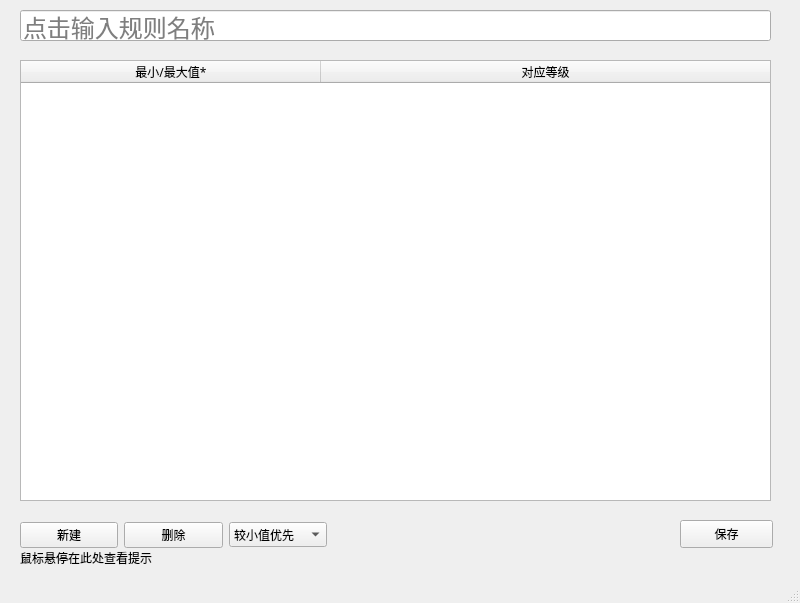
<?xml version="1.0" encoding="UTF-8"?>
<ui version="4.0">
 <class>MainWindow</class>
 <widget class="QMainWindow" name="MainWindow">
  <property name="geometry">
   <rect>
    <x>0</x>
    <y>0</y>
    <width>800</width>
    <height>603</height>
   </rect>
  </property>
  <property name="font">
   <font>
    <family>Microsoft JhengHei Light</family>
   </font>
  </property>
  <property name="windowTitle">
   <string>编辑规则</string>
  </property>
  <widget class="QWidget" name="centralwidget">
   <widget class="QLineEdit" name="ruleTitleLineEdit">
    <property name="geometry">
     <rect>
      <x>20</x>
      <y>10</y>
      <width>751</width>
      <height>31</height>
     </rect>
    </property>
    <property name="font">
     <font>
      <family>Agency FB</family>
      <pointsize>18</pointsize>
     </font>
    </property>
    <property name="accessibleName">
     <string/>
    </property>
    <property name="accessibleDescription">
     <string/>
    </property>
    <property name="inputMask">
     <string/>
    </property>
    <property name="text">
     <string/>
    </property>
    <property name="placeholderText">
     <string>点击输入规则名称</string>
    </property>
   </widget>
   <widget class="QTableWidget" name="contentTable">
    <property name="geometry">
     <rect>
      <x>20</x>
      <y>60</y>
      <width>751</width>
      <height>441</height>
     </rect>
    </property>
    <property name="minimumSize">
     <size>
      <width>751</width>
      <height>0</height>
     </size>
    </property>
    <property name="font">
     <font>
      <family>Microsoft JhengHei</family>
     </font>
    </property>
    <attribute name="horizontalHeaderCascadingSectionResizes">
     <bool>false</bool>
    </attribute>
    <attribute name="horizontalHeaderMinimumSectionSize">
     <number>50</number>
    </attribute>
    <attribute name="horizontalHeaderDefaultSectionSize">
     <number>300</number>
    </attribute>
    <attribute name="horizontalHeaderShowSortIndicator" stdset="0">
     <bool>false</bool>
    </attribute>
    <attribute name="horizontalHeaderStretchLastSection">
     <bool>true</bool>
    </attribute>
    <attribute name="verticalHeaderCascadingSectionResizes">
     <bool>false</bool>
    </attribute>
    <column>
     <property name="text">
      <string>最小/最大值*</string>
     </property>
    </column>
    <column>
     <property name="text">
      <string>对应等级</string>
     </property>
    </column>
   </widget>
   <widget class="QPushButton" name="saveButton">
    <property name="geometry">
     <rect>
      <x>680</x>
      <y>520</y>
      <width>93</width>
      <height>28</height>
     </rect>
    </property>
    <property name="font">
     <font>
      <family>Microsoft JhengHei</family>
     </font>
    </property>
    <property name="text">
     <string>保存</string>
    </property>
   </widget>
   <widget class="QWidget" name="layoutWidget">
    <property name="geometry">
     <rect>
      <x>20</x>
      <y>520</y>
      <width>307</width>
      <height>30</height>
     </rect>
    </property>
    <layout class="QHBoxLayout" name="horizontalLayout">
     <item>
      <widget class="QPushButton" name="creatButton">
       <property name="font">
        <font>
         <family>Microsoft JhengHei</family>
        </font>
       </property>
       <property name="text">
        <string>新建</string>
       </property>
      </widget>
     </item>
     <item>
      <widget class="QPushButton" name="deleteButton">
       <property name="font">
        <font>
         <family>Microsoft JhengHei</family>
        </font>
       </property>
       <property name="text">
        <string>删除</string>
       </property>
      </widget>
     </item>
     <item>
      <widget class="QComboBox" name="modeComboBox">
       <property name="font">
        <font>
         <family>Microsoft JhengHei</family>
        </font>
       </property>
       <item>
        <property name="text">
         <string>较小值优先</string>
        </property>
       </item>
       <item>
        <property name="text">
         <string>较大值优先</string>
        </property>
       </item>
      </widget>
     </item>
    </layout>
   </widget>
   <widget class="QLabel" name="label">
    <property name="geometry">
     <rect>
      <x>20</x>
      <y>550</y>
      <width>181</width>
      <height>16</height>
     </rect>
    </property>
    <property name="toolTip">
     <string>点击【新建】按钮新建一个分数段
点击【删除】按钮删除选择的分数段
优先模式-----------------------
最小值优先：分数越小时，划分等级越高
此时应在【最小值】中填写每个分数段段的最小值（包括最小值）
最后一个最小值填写极端值（一般是0）和最高等级
较大值优先：分数越高，划分等级越高
此时应在【最大值】中填写每个分数段的最大值（包括最大值）
此时应在最后一个分数段的中填写一个很大的值（正常分数无法达到）和最高得分</string>
    </property>
    <property name="text">
     <string>鼠标悬停在此处查看提示</string>
    </property>
   </widget>
  </widget>
  <widget class="QMenuBar" name="menubar">
   <property name="geometry">
    <rect>
     <x>0</x>
     <y>0</y>
     <width>800</width>
     <height>25</height>
    </rect>
   </property>
  </widget>
  <widget class="QStatusBar" name="statusbar"/>
 </widget>
 <resources/>
 <connections/>
</ui>
